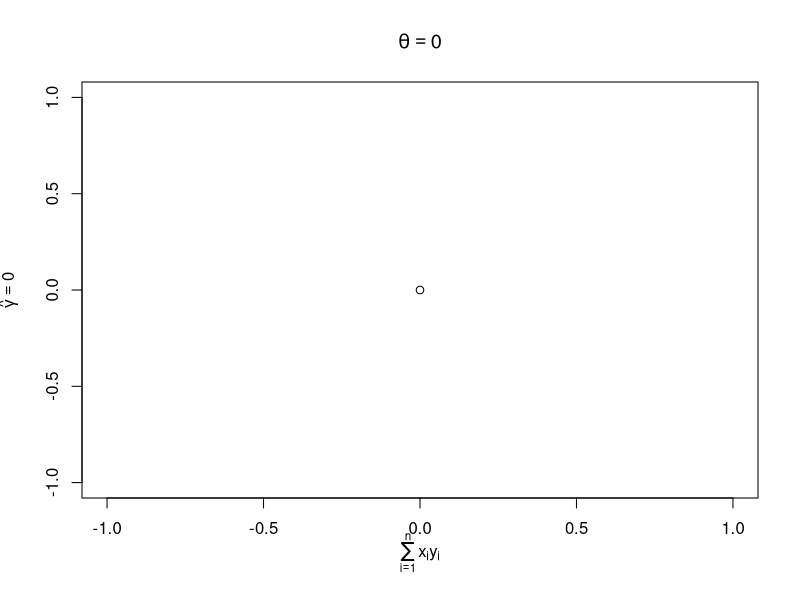
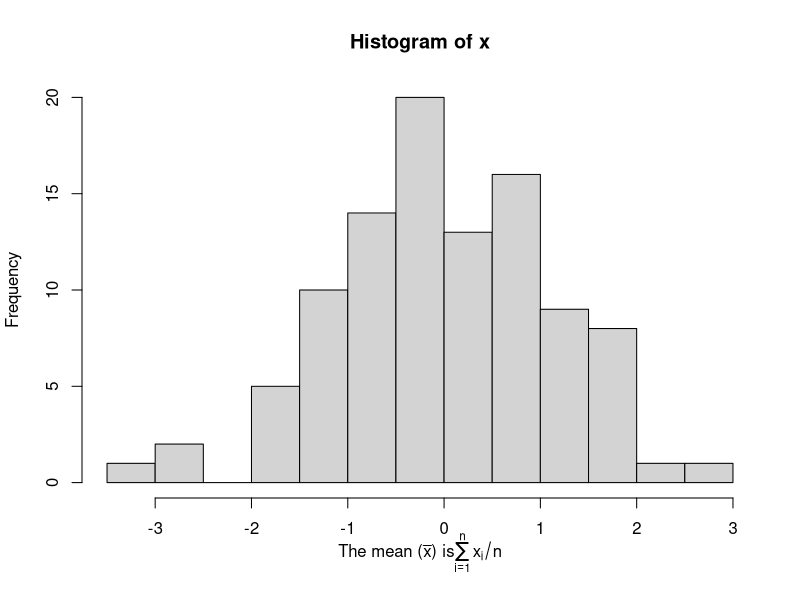
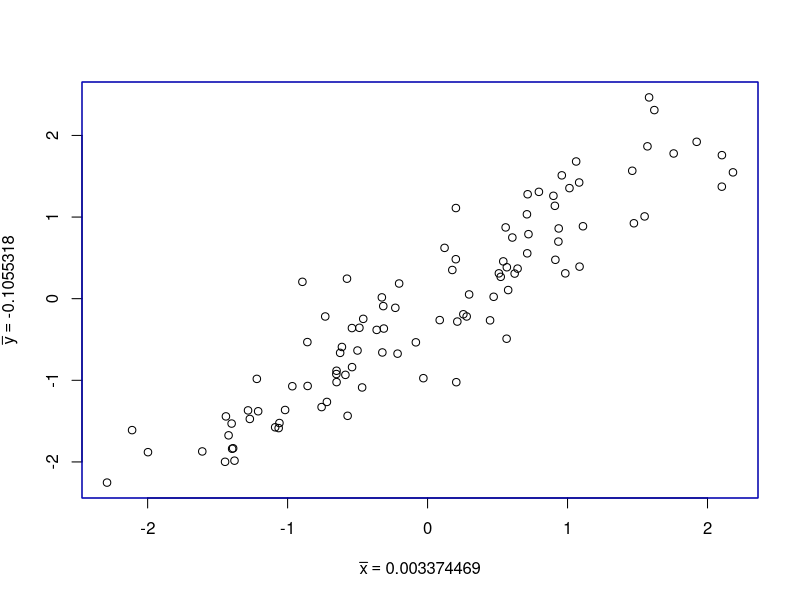
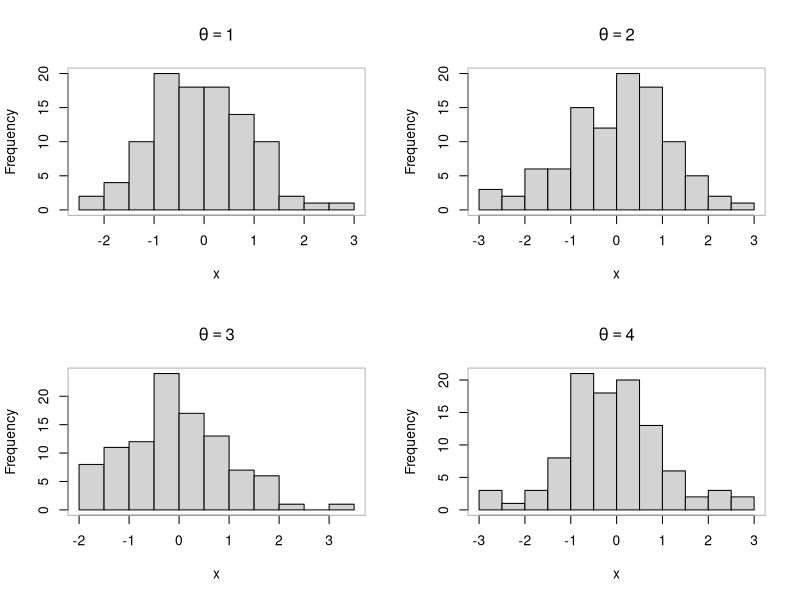

These figures' R source, in order:
## ---- chunk 1
knitr::opts_chunk$set(echo = TRUE)
## ---- chunk 2
plot(0, 0, main = expression(theta == 0),
     xlab = expression(sum(x[i] * y[i], i == 1, n)),
     ylab = expression(hat(gamma) == 0))
## ---- chunk 3
x <- rnorm(100)
hist(x,
     xlab = expression("The mean (" * bar(x) *") is" * sum(x[i]/n, i ==1, n)))
## ---- chunk 4
x <- rnorm(100)
y <- x + rnorm(100, sd = 0.5)

plot(x, y,
     xlab = substitute(bar(x) == k, list(k = mean(x))),
     ylab = substitute(bar(y) == k, list(k = mean(y))))
box(which = "plot", fg = "red", col  ="blue")
## ---- chunk 5
par(mfrow = c(2,2))
for(i in 1:4){
    x <- rnorm(100)
    hist(x, main = substitute(theta == num, list(num = i)))
    box(which = "plot", fg = "grey70")
}
